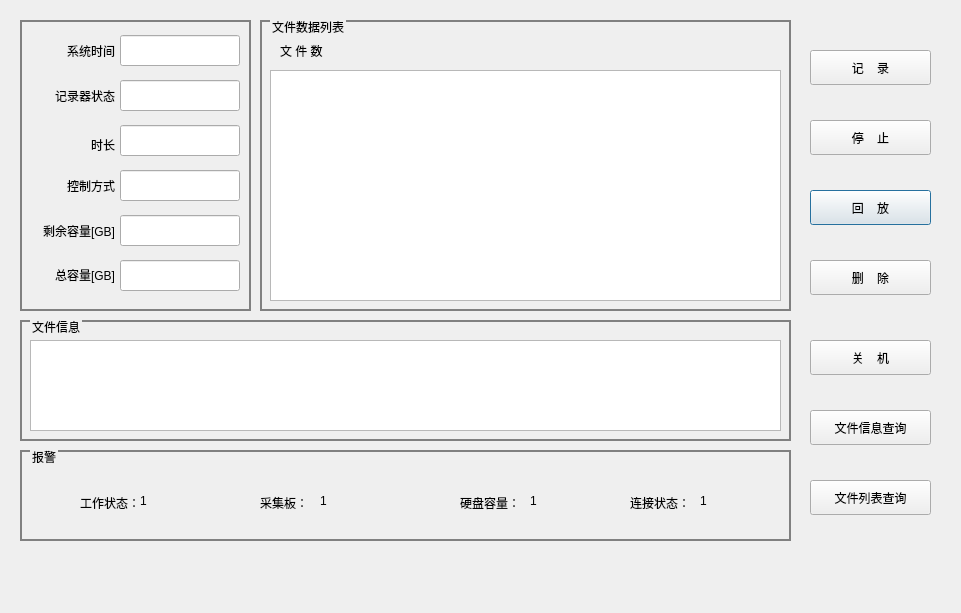
<?xml version="1.0" encoding="UTF-8"?>
<ui version="4.0">
 <class>RecordMonitorGUIDlg</class>
 <widget class="QDialog" name="RecordMonitorGUIDlg">
  <property name="geometry">
   <rect>
    <x>0</x>
    <y>0</y>
    <width>961</width>
    <height>613</height>
   </rect>
  </property>
  <property name="windowTitle">
   <string>RecordMonitorGUIDlg</string>
  </property>
  <property name="styleSheet">
   <string notr="true">QGroupBox
{
	border-width:2px;
	border-style:solid;
	border-color:gray;
	margin-top:1ex;
}

QGroupBox::title
{
	subcontrol-origin:margin;
	subcontrol-position:top left;
	left:10px;
	padding: 0px;
}</string>
  </property>
  <widget class="QPushButton" name="pushButton_Replay">
   <property name="geometry">
    <rect>
     <x>810</x>
     <y>190</y>
     <width>121</width>
     <height>35</height>
    </rect>
   </property>
   <property name="text">
    <string>回    放</string>
   </property>
  </widget>
  <widget class="QGroupBox" name="groupBox">
   <property name="geometry">
    <rect>
     <x>260</x>
     <y>20</y>
     <width>531</width>
     <height>291</height>
    </rect>
   </property>
   <property name="styleSheet">
    <string notr="true"/>
   </property>
   <property name="title">
    <string>文件数据列表</string>
   </property>
   <widget class="QLabel" name="label_FileCount">
    <property name="geometry">
     <rect>
      <x>20</x>
      <y>20</y>
      <width>91</width>
      <height>21</height>
     </rect>
    </property>
    <property name="layoutDirection">
     <enum>Qt::LeftToRight</enum>
    </property>
    <property name="text">
     <string>文 件 数</string>
    </property>
    <property name="alignment">
     <set>Qt::AlignLeading|Qt::AlignLeft|Qt::AlignVCenter</set>
    </property>
   </widget>
   <widget class="QTableView" name="tableView_FileList">
    <property name="geometry">
     <rect>
      <x>10</x>
      <y>50</y>
      <width>511</width>
      <height>231</height>
     </rect>
    </property>
   </widget>
  </widget>
  <widget class="QPushButton" name="pushButton_FileListSearch">
   <property name="geometry">
    <rect>
     <x>810</x>
     <y>480</y>
     <width>121</width>
     <height>35</height>
    </rect>
   </property>
   <property name="text">
    <string>文件列表查询</string>
   </property>
  </widget>
  <widget class="QGroupBox" name="groupBox_2">
   <property name="geometry">
    <rect>
     <x>20</x>
     <y>320</y>
     <width>771</width>
     <height>121</height>
    </rect>
   </property>
   <property name="styleSheet">
    <string notr="true"/>
   </property>
   <property name="title">
    <string>文件信息</string>
   </property>
   <widget class="QTextEdit" name="textEdit_FileInfo">
    <property name="geometry">
     <rect>
      <x>10</x>
      <y>20</y>
      <width>751</width>
      <height>91</height>
     </rect>
    </property>
   </widget>
  </widget>
  <widget class="QGroupBox" name="groupBox_CodeSys">
   <property name="geometry">
    <rect>
     <x>20</x>
     <y>20</y>
     <width>231</width>
     <height>291</height>
    </rect>
   </property>
   <property name="contextMenuPolicy">
    <enum>Qt::DefaultContextMenu</enum>
   </property>
   <property name="styleSheet">
    <string notr="true">QGroupBox
{
	border-width:2px;
	border-style:solid;
	border-color:gray;
	margin-top:0.5ex;
}

QGroupBox::title
{
	subcontrol -origin:margin;
	subcontrol -position:top left;
	left:10px;
	padding:0 1px;
}</string>
   </property>
   <property name="title">
    <string/>
   </property>
   <property name="alignment">
    <set>Qt::AlignCenter</set>
   </property>
   <widget class="QLabel" name="label_RecordStatus">
    <property name="geometry">
     <rect>
      <x>14</x>
      <y>55</y>
      <width>81</width>
      <height>41</height>
     </rect>
    </property>
    <property name="layoutDirection">
     <enum>Qt::LeftToRight</enum>
    </property>
    <property name="text">
     <string>记录器状态</string>
    </property>
    <property name="alignment">
     <set>Qt::AlignRight|Qt::AlignTrailing|Qt::AlignVCenter</set>
    </property>
   </widget>
   <widget class="QLabel" name="label_TimeLen">
    <property name="geometry">
     <rect>
      <x>14</x>
      <y>104</y>
      <width>81</width>
      <height>41</height>
     </rect>
    </property>
    <property name="layoutDirection">
     <enum>Qt::LeftToRight</enum>
    </property>
    <property name="text">
     <string>时长</string>
    </property>
    <property name="alignment">
     <set>Qt::AlignRight|Qt::AlignTrailing|Qt::AlignVCenter</set>
    </property>
   </widget>
   <widget class="QLabel" name="label_codeType">
    <property name="geometry">
     <rect>
      <x>14</x>
      <y>15</y>
      <width>81</width>
      <height>31</height>
     </rect>
    </property>
    <property name="layoutDirection">
     <enum>Qt::LeftToRight</enum>
    </property>
    <property name="text">
     <string>系统时间</string>
    </property>
    <property name="alignment">
     <set>Qt::AlignRight|Qt::AlignTrailing|Qt::AlignVCenter</set>
    </property>
   </widget>
   <widget class="QLineEdit" name="lineEdit_RecoedStatus">
    <property name="geometry">
     <rect>
      <x>100</x>
      <y>60</y>
      <width>120</width>
      <height>31</height>
     </rect>
    </property>
   </widget>
   <widget class="QLineEdit" name="lineEdit_CollectTime">
    <property name="geometry">
     <rect>
      <x>100</x>
      <y>15</y>
      <width>120</width>
      <height>31</height>
     </rect>
    </property>
   </widget>
   <widget class="QLineEdit" name="lineEdit_TimeLength">
    <property name="geometry">
     <rect>
      <x>100</x>
      <y>105</y>
      <width>120</width>
      <height>31</height>
     </rect>
    </property>
   </widget>
   <widget class="QLineEdit" name="lineEdit_ControlType">
    <property name="geometry">
     <rect>
      <x>100</x>
      <y>150</y>
      <width>120</width>
      <height>31</height>
     </rect>
    </property>
   </widget>
   <widget class="QLabel" name="label_ControlType">
    <property name="geometry">
     <rect>
      <x>14</x>
      <y>145</y>
      <width>81</width>
      <height>41</height>
     </rect>
    </property>
    <property name="layoutDirection">
     <enum>Qt::LeftToRight</enum>
    </property>
    <property name="text">
     <string>控制方式</string>
    </property>
    <property name="alignment">
     <set>Qt::AlignRight|Qt::AlignTrailing|Qt::AlignVCenter</set>
    </property>
   </widget>
   <widget class="QLineEdit" name="lineEdit_ResidualCapacity">
    <property name="geometry">
     <rect>
      <x>100</x>
      <y>195</y>
      <width>120</width>
      <height>31</height>
     </rect>
    </property>
   </widget>
   <widget class="QLabel" name="label_SYCapation">
    <property name="geometry">
     <rect>
      <x>14</x>
      <y>185</y>
      <width>81</width>
      <height>51</height>
     </rect>
    </property>
    <property name="layoutDirection">
     <enum>Qt::LeftToRight</enum>
    </property>
    <property name="text">
     <string>剩余容量[GB]</string>
    </property>
    <property name="alignment">
     <set>Qt::AlignRight|Qt::AlignTrailing|Qt::AlignVCenter</set>
    </property>
   </widget>
   <widget class="QLineEdit" name="lineEdit_TotalCapacity">
    <property name="geometry">
     <rect>
      <x>100</x>
      <y>240</y>
      <width>120</width>
      <height>31</height>
     </rect>
    </property>
   </widget>
   <widget class="QLabel" name="label_TotalCapation">
    <property name="geometry">
     <rect>
      <x>14</x>
      <y>234</y>
      <width>81</width>
      <height>41</height>
     </rect>
    </property>
    <property name="layoutDirection">
     <enum>Qt::LeftToRight</enum>
    </property>
    <property name="text">
     <string>总容量[GB]</string>
    </property>
    <property name="alignment">
     <set>Qt::AlignRight|Qt::AlignTrailing|Qt::AlignVCenter</set>
    </property>
   </widget>
  </widget>
  <widget class="QPushButton" name="pushButton_Stop">
   <property name="geometry">
    <rect>
     <x>810</x>
     <y>120</y>
     <width>121</width>
     <height>35</height>
    </rect>
   </property>
   <property name="text">
    <string>停    止</string>
   </property>
  </widget>
  <widget class="QGroupBox" name="groupBox_3">
   <property name="geometry">
    <rect>
     <x>20</x>
     <y>450</y>
     <width>771</width>
     <height>91</height>
    </rect>
   </property>
   <property name="styleSheet">
    <string notr="true"/>
   </property>
   <property name="title">
    <string>报警</string>
   </property>
   <widget class="QLabel" name="labelStorage">
    <property name="geometry">
     <rect>
      <x>60</x>
      <y>42</y>
      <width>59</width>
      <height>21</height>
     </rect>
    </property>
    <property name="text">
     <string>工作状态：</string>
    </property>
   </widget>
   <widget class="QLabel" name="labelStorageLight">
    <property name="geometry">
     <rect>
      <x>120</x>
      <y>30</y>
      <width>41</width>
      <height>41</height>
     </rect>
    </property>
    <property name="text">
     <string>1</string>
    </property>
   </widget>
   <widget class="QLabel" name="labelCollectLight">
    <property name="geometry">
     <rect>
      <x>300</x>
      <y>30</y>
      <width>41</width>
      <height>41</height>
     </rect>
    </property>
    <property name="text">
     <string>1</string>
    </property>
   </widget>
   <widget class="QLabel" name="labelCollect">
    <property name="geometry">
     <rect>
      <x>240</x>
      <y>42</y>
      <width>59</width>
      <height>21</height>
     </rect>
    </property>
    <property name="text">
     <string>采集板：</string>
    </property>
   </widget>
   <widget class="QLabel" name="labelDiskArrayLight">
    <property name="geometry">
     <rect>
      <x>400</x>
      <y>100</y>
      <width>41</width>
      <height>41</height>
     </rect>
    </property>
    <property name="text">
     <string>1</string>
    </property>
   </widget>
   <widget class="QLabel" name="labelDiskArray">
    <property name="geometry">
     <rect>
      <x>340</x>
      <y>112</y>
      <width>59</width>
      <height>21</height>
     </rect>
    </property>
    <property name="text">
     <string>盘阵：</string>
    </property>
   </widget>
   <widget class="QLabel" name="labelDiskCapacityLight">
    <property name="geometry">
     <rect>
      <x>510</x>
      <y>30</y>
      <width>41</width>
      <height>41</height>
     </rect>
    </property>
    <property name="text">
     <string>1</string>
    </property>
   </widget>
   <widget class="QLabel" name="labelDiskCapacity">
    <property name="geometry">
     <rect>
      <x>440</x>
      <y>42</y>
      <width>59</width>
      <height>21</height>
     </rect>
    </property>
    <property name="text">
     <string>硬盘容量：</string>
    </property>
   </widget>
   <widget class="QLabel" name="labelConnStatusLight">
    <property name="geometry">
     <rect>
      <x>680</x>
      <y>30</y>
      <width>41</width>
      <height>41</height>
     </rect>
    </property>
    <property name="text">
     <string>1</string>
    </property>
   </widget>
   <widget class="QLabel" name="labelConnStatus">
    <property name="geometry">
     <rect>
      <x>610</x>
      <y>42</y>
      <width>59</width>
      <height>21</height>
     </rect>
    </property>
    <property name="text">
     <string>连接状态：</string>
    </property>
   </widget>
  </widget>
  <widget class="QPushButton" name="pushButton_ShutDown">
   <property name="geometry">
    <rect>
     <x>810</x>
     <y>340</y>
     <width>121</width>
     <height>35</height>
    </rect>
   </property>
   <property name="text">
    <string>关    机</string>
   </property>
  </widget>
  <widget class="QPushButton" name="pushButton_FileInfoSearch">
   <property name="geometry">
    <rect>
     <x>810</x>
     <y>410</y>
     <width>121</width>
     <height>35</height>
    </rect>
   </property>
   <property name="text">
    <string>文件信息查询</string>
   </property>
  </widget>
  <widget class="QPushButton" name="pushButton_Delete">
   <property name="geometry">
    <rect>
     <x>810</x>
     <y>260</y>
     <width>121</width>
     <height>35</height>
    </rect>
   </property>
   <property name="text">
    <string>删    除</string>
   </property>
  </widget>
  <widget class="QPushButton" name="pushButton_Record">
   <property name="geometry">
    <rect>
     <x>810</x>
     <y>50</y>
     <width>121</width>
     <height>35</height>
    </rect>
   </property>
   <property name="text">
    <string>记    录</string>
   </property>
  </widget>
 </widget>
 <resources/>
 <connections/>
</ui>
